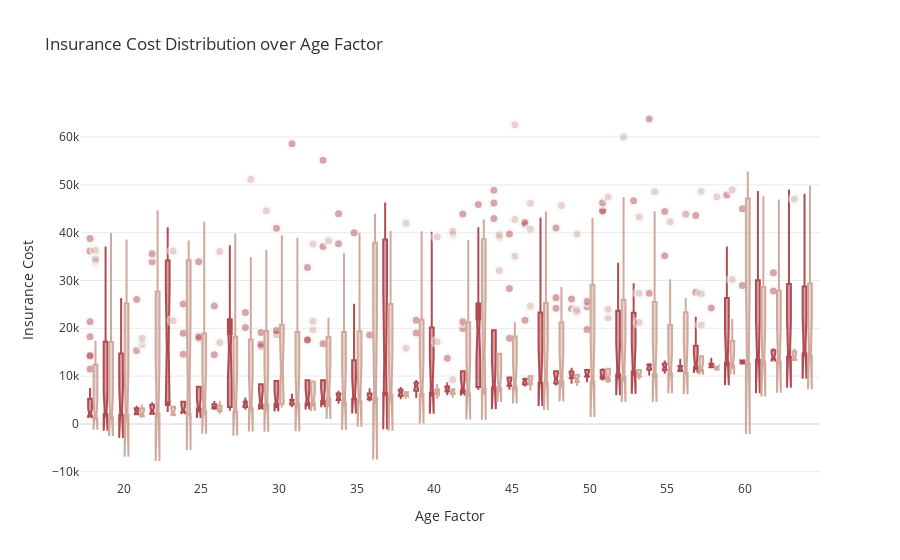

Notebook source saved alongside this figure:
### Code cell
px.defaults.template = "plotly_white"

cost_distribution_over_age = px.box(insurance_df, x="age", y="charges", color="sex", 
             notched=True, points="outliers", height=600,
             title="Insurance Cost Distribution over Age Factor",
             color_discrete_sequence=['#B14B51', '#D0A99C', '#5D8370', '#6C839B'])
cost_distribution_over_age.update_traces(marker=dict(size=10, opacity=0.5, line=dict(width=3,color="#F7F7F7")), showlegend=False)
cost_distribution_over_age.update_layout(font_color="#303030", xaxis_title='Age Factor', yaxis_title='Insurance Cost',
                  yaxis=dict(showgrid=True, gridwidth=1, gridcolor='#EAEAEA', zerolinecolor='#EAEAEA'))
cost_distribution_over_age.show()

### Figure 1 — Plotly figure (JSON) as saved in the notebook; plotly's stock layout.template omitted (floating-point values rounded to 4 significant figures; data arrays with more than 128 entries replaced by an {"elided": "..."} marker saying what was removed)
{"data": [{"alignmentgroup": "True", "boxpoints": "outliers", "hovertemplate": "sex=female<br>age=%{x}<br>charges=%{y}<extra></extra>", "legendgroup": "female", "marker": {"color": "#B14B51", "line": {"color": "#F7F7F7", "width": 3}, "opacity": 0.5, "size": 10}, "name": "female", "notched": true, "offsetgroup": "female", "orientation": "v", "showlegend": false, "type": "box", "x": {"elided": "662 int values"}, "x0": " ", "xaxis": "x", "y": {"elided": "662 float values"}, "y0": " ", "yaxis": "y"}, {"alignmentgroup": "True", "boxpoints": "outliers", "hovertemplate": "sex=male<br>age=%{x}<br>charges=%{y}<extra></extra>", "legendgroup": "male", "marker": {"color": "#D0A99C", "line": {"color": "#F7F7F7", "width": 3}, "opacity": 0.5, "size": 10}, "name": "male", "notched": true, "offsetgroup": "male", "orientation": "v", "showlegend": false, "type": "box", "x": {"elided": "676 int values"}, "x0": " ", "xaxis": "x", "y": {"elided": "676 float values"}, "y0": " ", "yaxis": "y"}], "layout": {"autosize": true, "boxmode": "group", "font": {"color": "#303030"}, "legend": {"title": {"text": "sex"}, "tracegroupgap": 0}, "title": {"text": "Insurance Cost Distribution over Age Factor"}, "xaxis": {"anchor": "y", "autorange": true, "domain": [0, 1], "range": [17.23, 64.77], "title": {"text": "Age Factor"}, "type": "linear"}, "yaxis": {"anchor": "x", "autorange": true, "domain": [0, 1], "gridcolor": "#EAEAEA", "gridwidth": 1, "range": [-11730.0, 67740.0], "showgrid": true, "title": {"text": "Insurance Cost"}, "type": "linear", "zerolinecolor": "#EAEAEA"}}}
